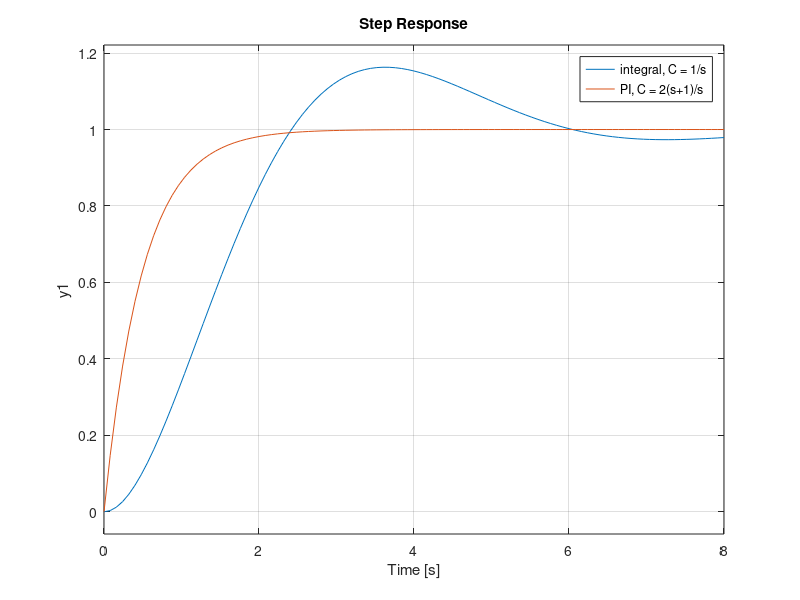

MATLAB code for this plot:
%% Cold storage unit - Bode design: PI controller
% Cold storage unit from Chapter 1:
% 
% $$\frac{dT}{dt} = -h(T - T_a) - P$$
% 
% where P >= 0 is the cooling power. More cooling lowers the temperature, so 
% by convention (and without loss of generality) we take as input u = -P. Then
% 
% $$\frac{dT}{dt} = -h(T - T_a) + u$$
% 
% and, with h = 1, the transfer function from u to T is G(s) = 1/(s+1), with 
% a positive gain. The ambient temperature acts as a constant disturbance. The 
% cooling power applied by the AC is P = -u.
%
% Specifications: zero steady state error to a step in the commanded 
% temperature (and to a constant ambient temperature), phase margin of at least 
% 60 deg, gain crossover frequency of 2 rad/s.

clear all
close all

h = 1;              % heat transfer constant [1/s]
s = tf('s');

G = 1/(s + h);
%% Step 1: integral action for the steady state specification
% G has no pole at the origin, so the controller needs an integrator. Start 
% with the integral controller of Chapter 1, C(s) = 1/s:

C = 1/s;
margin(C*G);
[GM, PM, wp, wg] = margin(C*G)
%% 
% The phase -90 - atan(w) never reaches -180 deg, so the gain margin is 
% infinite. The phase margin is about 52 deg at about 0.79 rad/s: too small, 
% and the crossover is too low (slow response). Raising the gain moves the 
% crossover to the right but lowers the phase margin further.
%% Step 2: PI controller
% Add a zero to the integrator:
% 
% $$C(s) = K\frac{s+a}{s}$$
% 
% Putting the zero on the pole of G (a = h = 1) cancels the phase lag of the pole 
% (from 0 to -90 deg), so that L(s) = C(s)G(s) = K/s: the magnitude is a line 
% of slope -20 dB/decade crossing 0 dB at w = K, and the phase is -90 deg at 
% every frequency. The phase margin is 90 deg for any K > 0, and the gain 
% crossover frequency is K. For a crossover of 2 rad/s we take K = 2:

C = 2*(s + 1)/s;
margin(C*G);                                   % PM = 90 deg at 2 rad/s
%% Step 3: validate
% Compare the Bode plots of the integral and PI loops

bode(G/s, C*G); grid on
legend('G(s)/s', 'C(s) G(s)');
%% 
% and the closed loop step responses. With the PI controller the closed loop is 
% 2/(s+2): first order, no overshoot, time constant 0.5 s, zero steady state 
% error.

step(feedback(G/s, 1), feedback(C*G, 1), 8);
legend('integral, C = 1/s', 'PI, C = 2(s+1)/s');
pole(feedback(C*G, 1))
%% 
% Note that the AC can only cool (P >= 0, i.e., u <= 0): it cannot heat the 
% room if the temperature drops below the target.
% 
% To try this controller in CS_Realtime_Demo (or in the browser version), type 
% this in its C(s) box
%
%   2*(s+1)/s

[numC, denC] = tfdata(C, 'v')
